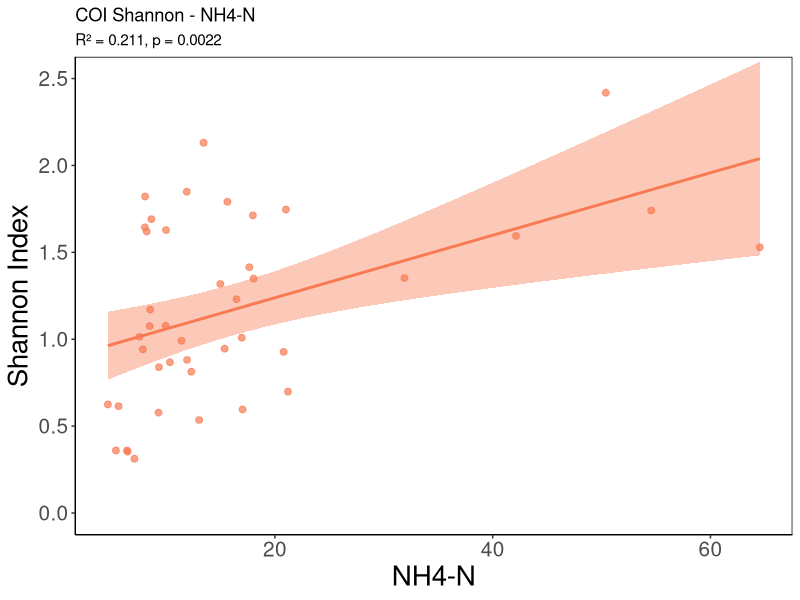
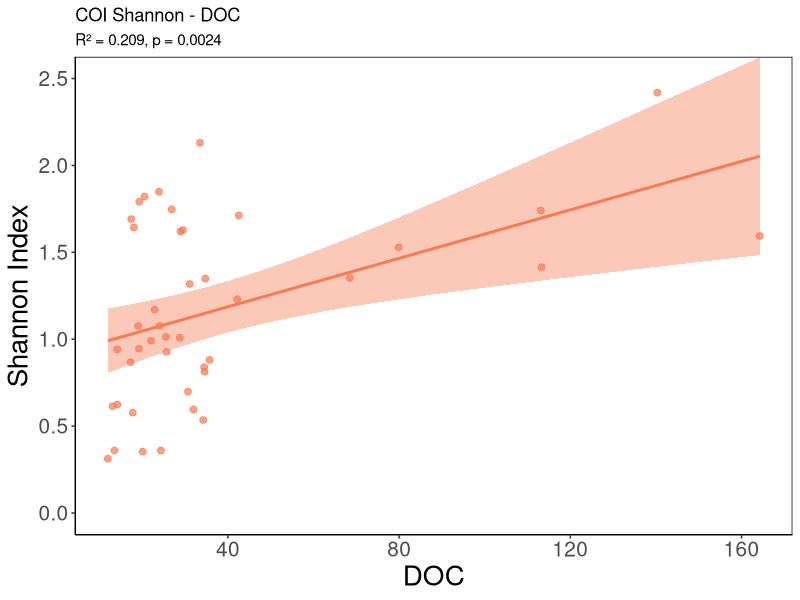
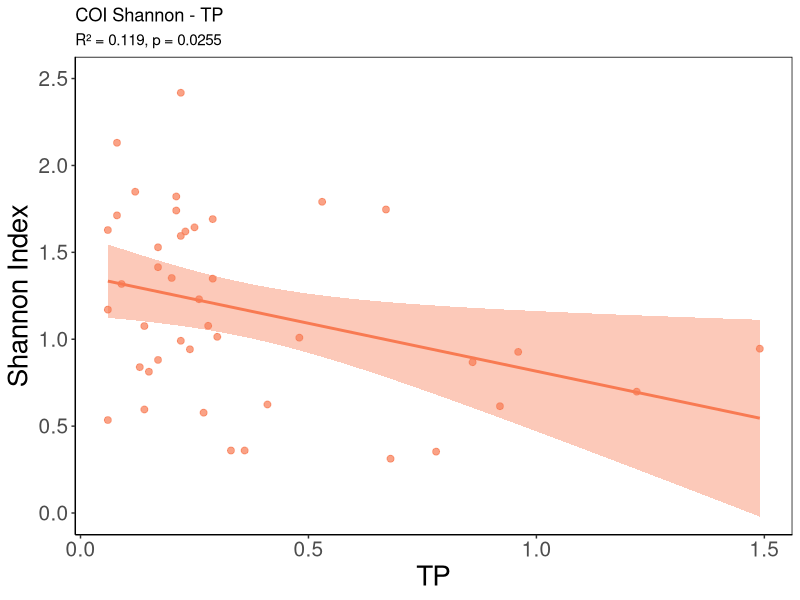
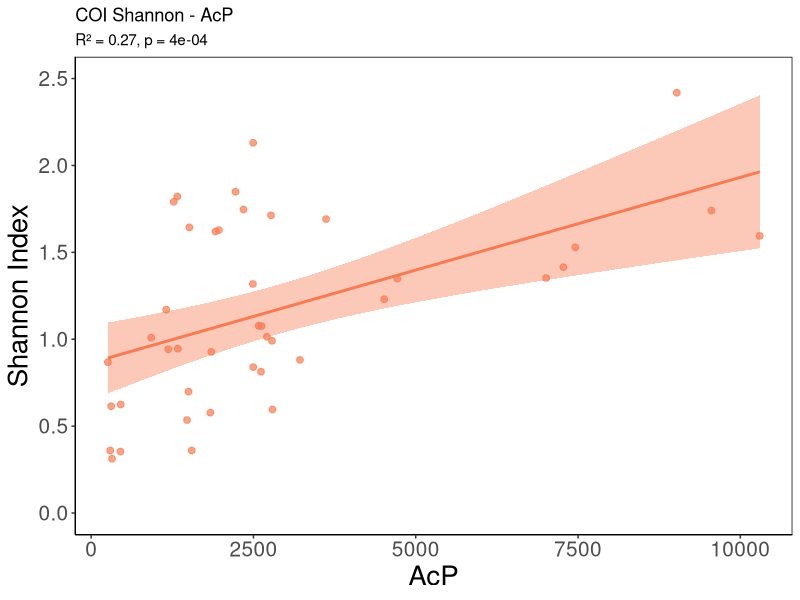
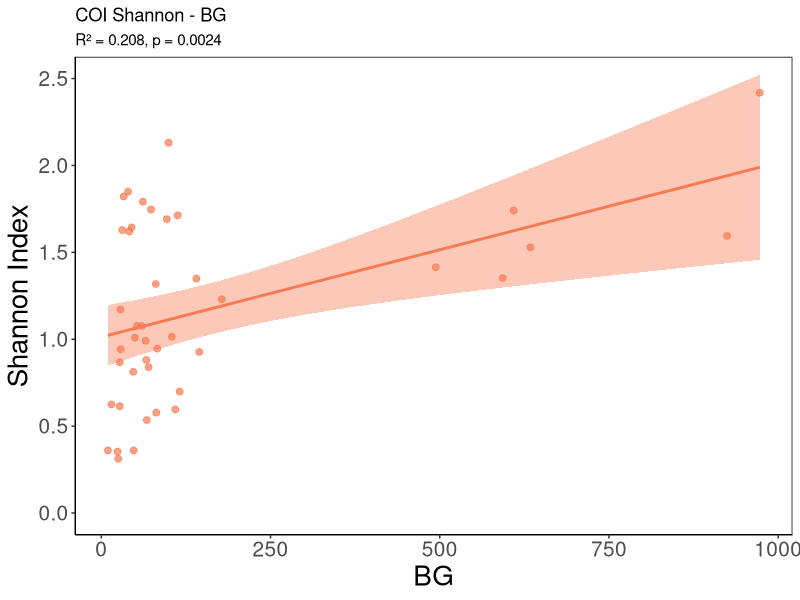
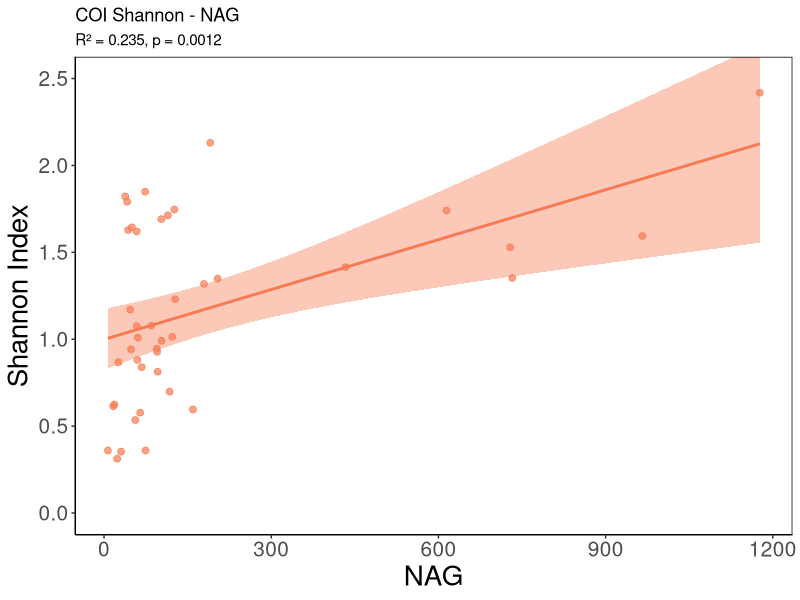
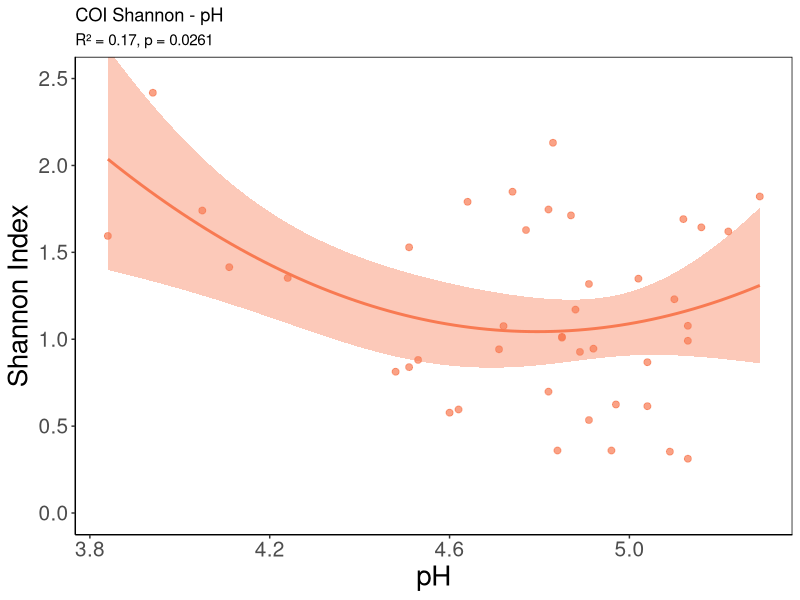
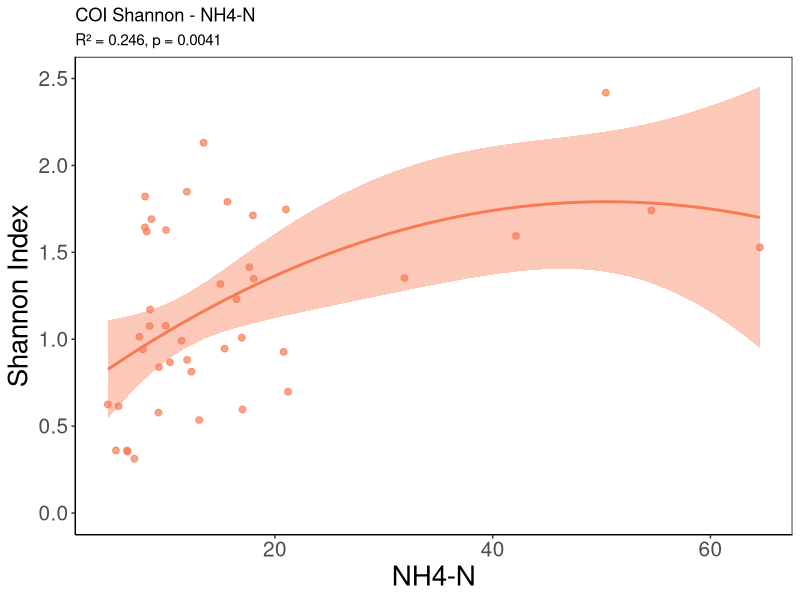

Write R code to recreate these figures, in order.
rm(list = ls())

########## Load required packages ##########
library(vegan)
library(ggplot2)
library(dplyr)
library(tibble)

########## Read data ##########
coi_data <- read.csv(
  "COI_data.csv",
  check.names = FALSE
)

rrna_data <- read.csv(
  "18S_data.csv",
  check.names = FALSE
)

metadata <- read.csv(
  "metadata_all.csv",
  check.names = FALSE,
  stringsAsFactors = FALSE
)

number_data <- read.csv(
  "Number.csv",
  row.names = 1,
  check.names = FALSE
)

########## Settings ##########
p_threshold <- 0.05

tax_cols <- c(
  "ASV",
  "Domain",
  "Phylum",
  "Class",
  "Order",
  "Family",
  "Genus",
  "Species"
)

environment_columns <- c(
  "Elevation" = "Elevation",
  "pH" = "pH",
  "SWC" = "SWC",
  "NO3_N" = "NO3--N",
  "NH4_N" = "NH4+-N",
  "TN" = "TN",
  "DON" = "DON",
  "TC" = "TC",
  "DOC" = "DOC",
  "TP" = "TP",
  "AP" = "AP",
  "MBN" = "MBN",
  "MBC" = "MBC",
  "MBP" = "MBP",
  "AcP" = "AcP",
  "BG" = "BG",
  "NAG" = "NAG",
  "LAP" = "LAP"
)

display_names <- c(
  "Elevation" = "Elevation",
  "pH" = "pH",
  "SWC" = "SWC",
  "NO3_N" = "NO3-N",
  "NH4_N" = "NH4-N",
  "TN" = "TN",
  "DON" = "DON",
  "TC" = "TC",
  "DOC" = "DOC",
  "TP" = "TP",
  "AP" = "AP",
  "MBN" = "MBN",
  "MBC" = "MBC",
  "MBP" = "MBP",
  "AcP" = "AcP",
  "BG" = "BG",
  "NAG" = "NAG",
  "LAP" = "LAP"
)

########## Prepare metadata ##########
metadata_clean <- data.frame(
  Sample = as.character(
    metadata[["OTU ID"]]
  ),
  check.names = FALSE
)

for (internal_name in names(environment_columns)) {

  source_name <- environment_columns[[internal_name]]

  metadata_clean[[internal_name]] <- as.numeric(
    metadata[[source_name]]
  )
}

########## Calculate Shannon diversity ##########
calculate_shannon <- function(
    data,
    marker_name
) {

  sample_cols <- setdiff(
    colnames(data),
    tax_cols
  )

  abundance <- as.matrix(
    data[
      ,
      sample_cols,
      drop = FALSE
    ]
  )

  storage.mode(abundance) <- "numeric"

  shannon <- vegan::diversity(
    t(abundance),
    index = "shannon"
  )

  tibble(
    Sample = sample_cols,
    Response = as.numeric(shannon),
    Dataset = marker_name
  ) %>%
    filter(
      is.finite(Response),
      Response > 0
    ) %>%
    left_join(
      metadata_clean,
      by = "Sample"
    )
}

coi_shannon <- calculate_shannon(
  coi_data,
  "COI Shannon"
)

rrna_shannon <- calculate_shannon(
  rrna_data,
  "18S rRNA Shannon"
)

########## Prepare morphological abundance ##########
number_df <- number_data %>%
  rownames_to_column(
    "Sample"
  )

if (!"Number" %in% colnames(number_df)) {
  stop(
    "Number.csv must contain a column named 'Number'."
  )
}

number_env <- number_df %>%
  transmute(
    Sample = as.character(Sample),
    Response = as.numeric(Number),
    Dataset = "Morphological abundance"
  ) %>%
  left_join(
    metadata_clean,
    by = "Sample"
  ) %>%
  filter(
    is.finite(Response)
  )

########## Regression helper ##########
fit_environment_models <- function(
    data,
    dataset_name,
    point_color,
    line_color,
    fill_color,
    response_label,
    force_zero = FALSE
) {

  linear_results <- list()
  quadratic_results <- list()
  linear_plots <- list()
  quadratic_plots <- list()

  response_max <- max(
    data$Response,
    na.rm = TRUE
  )

  if (
    grepl(
      "Shannon",
      dataset_name,
      fixed = TRUE
    )
  ) {
    y_max <- ceiling(
      response_max / 0.5
    ) * 0.5

    y_breaks <- seq(
      0,
      y_max,
      by = 0.5
    )
  }

  for (env in names(environment_columns)) {

    sub_data <- data %>%
      filter(
        complete.cases(
          Response,
          .data[[env]]
        )
      )

    if (nrow(sub_data) < 4) {
      next
    }

    x <- sub_data[[env]]
    y <- sub_data$Response

    linear_fit <- lm(
      y ~ x
    )

    linear_summary <- summary(
      linear_fit
    )

    linear_p <- linear_summary$coefficients[
      2,
      4
    ]

    linear_r2 <- linear_summary$r.squared

    quadratic_fit <- lm(
      y ~ poly(
        x,
        2
      )
    )

    quadratic_summary <- summary(
      quadratic_fit
    )

    quadratic_f <- quadratic_summary$fstatistic

    quadratic_p <- pf(
      quadratic_f[1],
      quadratic_f[2],
      quadratic_f[3],
      lower.tail = FALSE
    )

    quadratic_r2 <- quadratic_summary$r.squared

    env_label <- unname(
      display_names[[env]]
    )

    if (
      is.finite(linear_p) &&
      linear_p < p_threshold
    ) {

      linear_results[[env]] <- tibble(
        Dataset = dataset_name,
        Environment = env_label,
        Model = "Linear",
        n = nrow(sub_data),
        R2 = linear_r2,
        P = linear_p
      )

      p_linear <- ggplot(
        sub_data,
        aes(
          x = .data[[env]],
          y = Response
        )
      ) +
        geom_point(
          color = point_color,
          alpha = 0.7,
          size = 2
        ) +
        geom_smooth(
          method = "lm",
          formula = y ~ x,
          se = TRUE,
          color = line_color,
          fill = fill_color
        ) +
        labs(
          title = paste(
            dataset_name,
            "-",
            env_label
          ),
          subtitle = paste0(
            "R² = ",
            round(
              linear_r2,
              3
            ),
            ", p = ",
            format(
              round(
                linear_p,
                4
              ),
              nsmall = 4
            )
          ),
          x = env_label,
          y = response_label
        ) +
        theme_classic() +
        theme(
          panel.border = element_rect(
            color = "black",
            fill = NA
          ),
          panel.grid = element_blank(),
          axis.title = element_text(
            size = 20
          ),
          axis.text = element_text(
            size = 15
          )
        )

      if (
        grepl(
          "Shannon",
          dataset_name,
          fixed = TRUE
        )
      ) {
        p_linear <- p_linear +
          coord_cartesian(
            ylim = c(
              0,
              y_max
            )
          ) +
          scale_y_continuous(
            breaks = y_breaks
          )
      } else if (force_zero) {
        p_linear <- p_linear +
          expand_limits(
            y = 0
          )
      }

      linear_plots[[env]] <- p_linear
    }

    if (
      is.finite(quadratic_p) &&
      quadratic_p < p_threshold
    ) {

      quadratic_results[[env]] <- tibble(
        Dataset = dataset_name,
        Environment = env_label,
        Model = "Quadratic",
        n = nrow(sub_data),
        R2 = quadratic_r2,
        P = quadratic_p
      )

      p_quadratic <- ggplot(
        sub_data,
        aes(
          x = .data[[env]],
          y = Response
        )
      ) +
        geom_point(
          color = point_color,
          alpha = 0.7,
          size = 2
        ) +
        geom_smooth(
          method = "lm",
          formula = y ~ poly(
            x,
            2
          ),
          se = TRUE,
          color = line_color,
          fill = fill_color
        ) +
        labs(
          title = paste(
            dataset_name,
            "-",
            env_label
          ),
          subtitle = paste0(
            "R² = ",
            round(
              quadratic_r2,
              3
            ),
            ", p = ",
            format(
              round(
                quadratic_p,
                4
              ),
              nsmall = 4
            )
          ),
          x = env_label,
          y = response_label
        ) +
        theme_classic() +
        theme(
          panel.border = element_rect(
            color = "black",
            fill = NA
          ),
          panel.grid = element_blank(),
          axis.title = element_text(
            size = 20
          ),
          axis.text = element_text(
            size = 15
          )
        )

      if (
        grepl(
          "Shannon",
          dataset_name,
          fixed = TRUE
        )
      ) {
        p_quadratic <- p_quadratic +
          coord_cartesian(
            ylim = c(
              0,
              y_max
            )
          ) +
          scale_y_continuous(
            breaks = y_breaks
          )
      } else if (force_zero) {
        p_quadratic <- p_quadratic +
          expand_limits(
            y = 0
          )
      }

      quadratic_plots[[env]] <- p_quadratic
    }
  }

  list(
    Linear_results = bind_rows(
      linear_results
    ),
    Quadratic_results = bind_rows(
      quadratic_results
    ),
    Linear_plots = linear_plots,
    Quadratic_plots = quadratic_plots
  )
}

########## Run analyses ##########
coi_results <- fit_environment_models(
  data = coi_shannon,
  dataset_name = "COI Shannon",
  point_color = "#F87A52",
  line_color = "#F87A52",
  fill_color = "#F87A524D",
  response_label = "Shannon Index"
)

rrna_results <- fit_environment_models(
  data = rrna_shannon,
  dataset_name = "18S rRNA Shannon",
  point_color = "#5EAFCF",
  line_color = "#5EAFCF",
  fill_color = "#5EAFCF4D",
  response_label = "Shannon Index"
)

number_results <- fit_environment_models(
  data = number_env,
  dataset_name = "Morphological abundance",
  point_color = "#EB7FFF",
  line_color = "#EB7FFF",
  fill_color = "#F9D9FF",
  response_label = "Number",
  force_zero = TRUE
)

########## Print significant result tables ##########
print_result_group <- function(
    result,
    label
) {

  cat(
    "\n============================================================\n",
    label,
    "\n============================================================\n",
    sep = ""
  )

  cat(
    "\nLinear relationships (P < 0.05):\n"
  )

  if (
    nrow(
      result$Linear_results
    ) > 0
  ) {
    print(
      result$Linear_results
    )
  } else {
    cat(
      "None\n"
    )
  }

  cat(
    "\nQuadratic relationships (P < 0.05):\n"
  )

  if (
    nrow(
      result$Quadratic_results
    ) > 0
  ) {
    print(
      result$Quadratic_results
    )
  } else {
    cat(
      "None\n"
    )
  }
}

print_result_group(
  coi_results,
  "COI SHANNON"
)

print_result_group(
  rrna_results,
  "18S rRNA SHANNON"
)

print_result_group(
  number_results,
  "MORPHOLOGICAL ABUNDANCE"
)

########## Print significant plots by category ##########
print_plot_group <- function(
    result,
    label
) {

  cat(
    "\n============================================================\n",
    label,
    " - LINEAR PLOTS\n",
    "============================================================\n",
    sep = ""
  )

  if (
    length(
      result$Linear_plots
    ) == 0
  ) {
    cat(
      "No significant linear plots.\n"
    )
  } else {
    for (
      plot_name in names(
        result$Linear_plots
      )
    ) {
      cat(
        "\n",
        plot_name,
        "\n",
        sep = ""
      )

      print(
        result$Linear_plots[[plot_name]]
      )
    }
  }

  cat(
    "\n============================================================\n",
    label,
    " - QUADRATIC PLOTS\n",
    "============================================================\n",
    sep = ""
  )

  if (
    length(
      result$Quadratic_plots
    ) == 0
  ) {
    cat(
      "No significant quadratic plots.\n"
    )
  } else {
    for (
      plot_name in names(
        result$Quadratic_plots
      )
    ) {
      cat(
        "\n",
        plot_name,
        "\n",
        sep = ""
      )

      print(
        result$Quadratic_plots[[plot_name]]
      )
    }
  }
}

print_plot_group(
  coi_results,
  "COI SHANNON"
)

print_plot_group(
  rrna_results,
  "18S rRNA SHANNON"
)

print_plot_group(
  number_results,
  "MORPHOLOGICAL ABUNDANCE"
)
